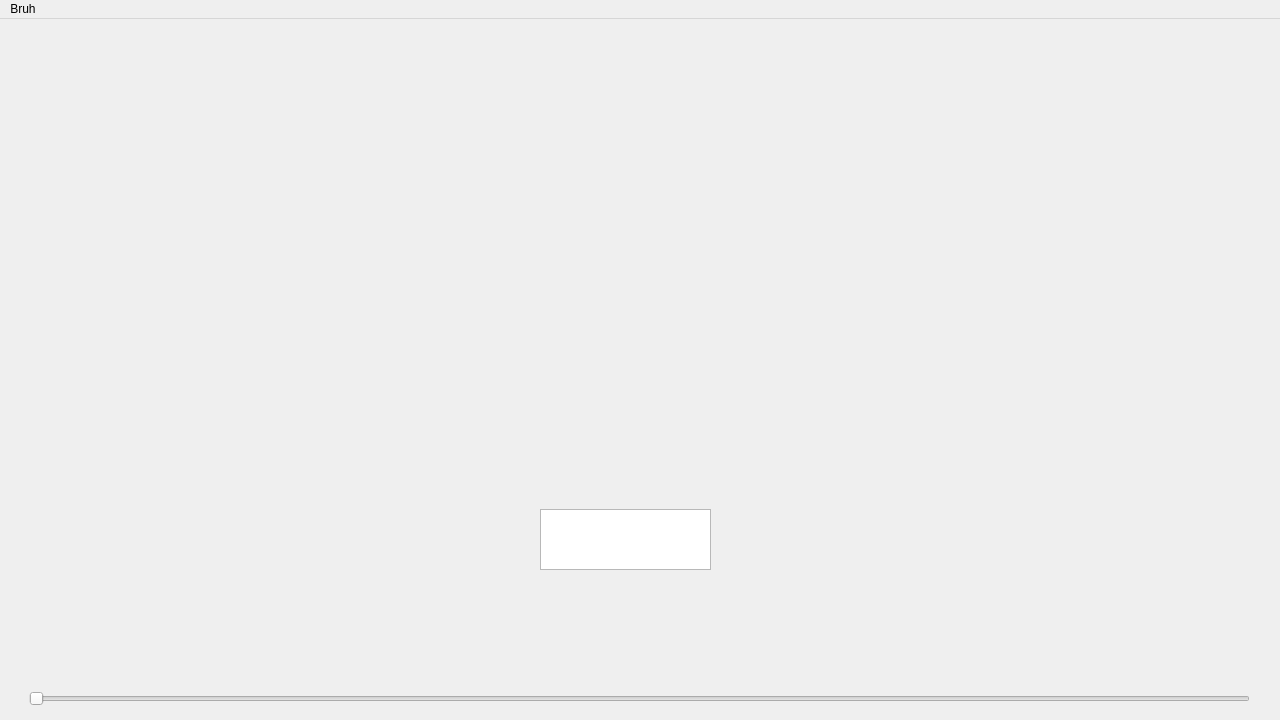
<?xml version="1.0" encoding="UTF-8"?>
<ui version="4.0">
 <class>MainWindow</class>
 <widget class="QMainWindow" name="MainWindow">
  <property name="geometry">
   <rect>
    <x>0</x>
    <y>0</y>
    <width>1280</width>
    <height>720</height>
   </rect>
  </property>
  <property name="minimumSize">
   <size>
    <width>1280</width>
    <height>720</height>
   </size>
  </property>
  <property name="windowTitle">
   <string>MainWindow</string>
  </property>
  <widget class="QWidget" name="centralwidget">
   <widget class="QTextEdit" name="textEdit">
    <property name="geometry">
     <rect>
      <x>540</x>
      <y>490</y>
      <width>171</width>
      <height>61</height>
     </rect>
    </property>
    <property name="cursor" stdset="0">
     <cursorShape>BusyCursor</cursorShape>
    </property>
   </widget>
   <widget class="QSlider" name="horizontalSlider_2">
    <property name="geometry">
     <rect>
      <x>29</x>
      <y>670</y>
      <width>1221</width>
      <height>20</height>
     </rect>
    </property>
    <property name="orientation">
     <enum>Qt::Horizontal</enum>
    </property>
   </widget>
  </widget>
  <widget class="QMenuBar" name="menubar">
   <property name="geometry">
    <rect>
     <x>0</x>
     <y>0</y>
     <width>1280</width>
     <height>20</height>
    </rect>
   </property>
   <widget class="QMenu" name="menuBruh">
    <property name="title">
     <string>Bruh</string>
    </property>
   </widget>
   <addaction name="menuBruh"/>
  </widget>
 </widget>
 <resources/>
 <connections/>
</ui>
